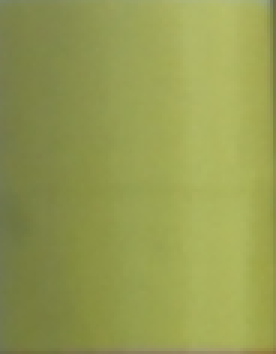
#> input picture cameraImpl/Yellow_1.PNG, 92 x 118 px (shown 3 times larger)
$ python get_color_and_standard_deviation.py
#> lines starting #> are read from the running program, lines starting #| are printed output that depends on the picture; long printed decimals are rounded
from PIL import Image
import math
import statistics

def ImageGetColorAndStdDev(img):
    pix_val = img.load()
    width = img.size[0]
    height = img.size[1]
    totalAmount = 0;
    averageR = 0
    averageG = 0
    averageB = 0
    for i in range (0, width):
        for j in range(0,height):
            averageR += pix_val[i,j][0]
            averageG += pix_val[i,j][1]
            averageB += pix_val[i,j][2]
            totalAmount += 1
    averageR = averageR / totalAmount
    averageG = averageG / totalAmount
    averageB = averageB / totalAmount

    print(totalAmount)
    print(averageR)
    print(averageG)
    print(averageB)

    stdDeviationR = 0
    stdDeviationG = 0
    stdDeviationB = 0
    sumR = 0
    sumG = 0
    sumB = 0
    for i in range (0, width):
        for j in range(0,height):
            sumR += math.pow(pix_val[i,j][0] - averageR, 2)
            sumG += math.pow(pix_val[i,j][1] - averageG, 2)
            sumB += math.pow(pix_val[i,j][2] - averageB, 2)
    stdDeviationR = math.sqrt(sumR/totalAmount)
    stdDeviationG = math.sqrt(sumG/totalAmount)
    stdDeviationB = math.sqrt(sumB/totalAmount)
    return (averageR,averageG,averageB,stdDeviationR,stdDeviationG,stdDeviationB)

f1 = open('C:\\Users\\lasse\\github\\SS_20_Robotik_T01\\cameraImpl\\Yellow_1.png', "rb")
f2 = open('C:\\Users\\lasse\\github\\SS_20_Robotik_T01\\cameraImpl\\Red_1.png', "rb")
f3 = open('C:\\Users\\lasse\\github\\SS_20_Robotik_T01\\cameraImpl\\Green_1.png', "rb")

imgColor1 = Image.open(f1)
#> imgColor1 is the input picture: PIL image 92x118 RGBA; mean R, G, B, A 148.8, 155.7, 81.3, 255
imgColor2 = Image.open(f2)
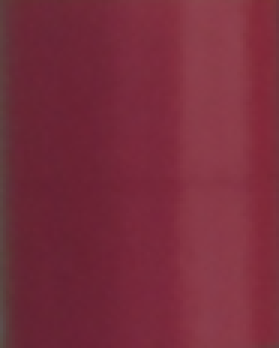
#> input picture cameraImpl/Red_1.PNG, 93 x 116 px (shown 3 times larger)
#> imgColor2 is the input picture: PIL image 93x116 RGBA; mean R, G, B, A 120.3, 45, 60.6, 255
imgColor3 = Image.open(f3)
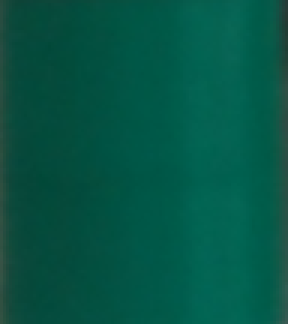
#> input picture cameraImpl/Green_1.PNG, 96 x 108 px (shown 3 times larger)
#> imgColor3 is the input picture: PIL image 96x108 RGBA; mean R, G, B, A 5, 85.6, 69.6, 255

newRgbCodes = [ImageGetColorAndStdDev(imgColor1),ImageGetColorAndStdDev(imgColor2),ImageGetColorAndStdDev(imgColor3)]
#> after the loop in ImageGetColorAndStdDev, `for i in range (0, width):`: averageB = 882187; averageG = 1690032; averageR = 1615882; totalAmount = 10856
#> in ImageGetColorAndStdDev, `averageR = averageR / totalAmount`: averageR = 148.8
#> in ImageGetColorAndStdDev, `averageG = averageG / totalAmount`: averageG = 155.7
#> in ImageGetColorAndStdDev, `averageB = averageB / totalAmount`: averageB = 81.26
#| 10856
#| 148.847
#| 155.677
#| 81.263
#> after the loop in ImageGetColorAndStdDev, `for i in range (0, width):`: sumB = 1323622.3; sumG = 4168069; sumR = 3975979.6
#> in ImageGetColorAndStdDev, `stdDeviationR = math.sqrt(sumR/totalAmount)`: stdDeviationR = 19.14
#> in ImageGetColorAndStdDev, `stdDeviationG = math.sqrt(sumG/totalAmount)`: stdDeviationG = 19.59
#> in ImageGetColorAndStdDev, `stdDeviationB = math.sqrt(sumB/totalAmount)`: stdDeviationB = 11.04
#| 10788
#| 120.346
#| 45.028
#| 60.560
#| 10368
#| 5.003
#| 85.589
#| 69.633
#> newRgbCodes = [(148.8, 155.7, 81.26, 19.14, 19.59, 11.04), (120.3, 45.03, 60.56, 14.09, 9.28, 7.75), (5, 85.59, 69.63, 8.45, 9.51, 8.49)]
f1.close()
f2.close()
f3.close()
print(newRgbCodes)
#| [(148.847, 155.677, 81.263, 19.138, 19.594, 11.042), (120.346, 45.028, 60.560, 14.088, 9.281, 7.748), (5.003, 85.589, 69.633, 8.454, 9.506, 8.486)]
